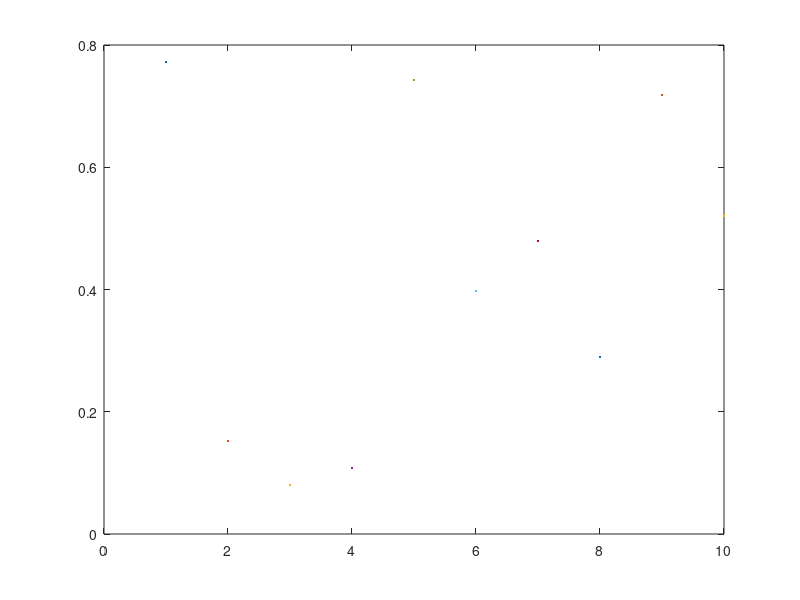

Write the MATLAB code that produced this figure.
%First version of the dataAcquire program to teach students basic MATLAB
%skills. These programs build on each other to the final version. This
%version has a loop which runs ten times, and plots a random data point
%each loop.
%
% Skills: making a MATLAB script, making a loop, initializing variables,
% plotting

clear all; % clears variables from the workspace
close all; % closes all current figures

i=0;

while(i<10)
    i=i+1;
    sampleNow=rand(1);
    plot(i,sampleNow,'.')
    hold on
end